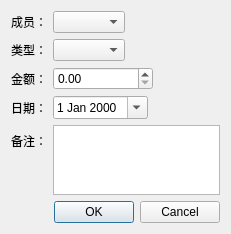
<?xml version="1.0" encoding="UTF-8"?>
<ui version="4.0">
 <class>Dialog</class>
 <widget class="QDialog" name="Dialog">
  <property name="geometry">
   <rect>
    <x>0</x>
    <y>0</y>
    <width>231</width>
    <height>224</height>
   </rect>
  </property>
  <property name="windowTitle">
   <string>记一笔帐</string>
  </property>
  <layout class="QVBoxLayout" name="verticalLayout">
   <item>
    <layout class="QFormLayout" name="formLayout">
     <item row="0" column="0">
      <widget class="QLabel" name="label">
       <property name="text">
        <string>成员：</string>
       </property>
      </widget>
     </item>
     <item row="0" column="1">
      <widget class="QComboBox" name="mbrCBox">
       <property name="sizePolicy">
        <sizepolicy hsizetype="Fixed" vsizetype="Fixed">
         <horstretch>0</horstretch>
         <verstretch>0</verstretch>
        </sizepolicy>
       </property>
      </widget>
     </item>
     <item row="1" column="0">
      <widget class="QLabel" name="label_2">
       <property name="text">
        <string>类型：</string>
       </property>
      </widget>
     </item>
     <item row="1" column="1">
      <widget class="QComboBox" name="typeCBox">
       <property name="sizePolicy">
        <sizepolicy hsizetype="Fixed" vsizetype="Fixed">
         <horstretch>0</horstretch>
         <verstretch>0</verstretch>
        </sizepolicy>
       </property>
      </widget>
     </item>
     <item row="2" column="0">
      <widget class="QLabel" name="label_3">
       <property name="text">
        <string>金额：</string>
       </property>
      </widget>
     </item>
     <item row="2" column="1">
      <widget class="QDoubleSpinBox" name="amountSpinBox">
       <property name="sizePolicy">
        <sizepolicy hsizetype="Preferred" vsizetype="Fixed">
         <horstretch>0</horstretch>
         <verstretch>0</verstretch>
        </sizepolicy>
       </property>
       <property name="maximumSize">
        <size>
         <width>100</width>
         <height>16777215</height>
        </size>
       </property>
       <property name="wrapping">
        <bool>false</bool>
       </property>
       <property name="buttonSymbols">
        <enum>QAbstractSpinBox::UpDownArrows</enum>
       </property>
       <property name="accelerated">
        <bool>true</bool>
       </property>
       <property name="maximum">
        <double>99999.990000000005239</double>
       </property>
      </widget>
     </item>
     <item row="3" column="0">
      <widget class="QLabel" name="label_4">
       <property name="text">
        <string>日期：</string>
       </property>
      </widget>
     </item>
     <item row="3" column="1">
      <widget class="QDateEdit" name="dateEdit">
       <property name="sizePolicy">
        <sizepolicy hsizetype="Fixed" vsizetype="Fixed">
         <horstretch>0</horstretch>
         <verstretch>0</verstretch>
        </sizepolicy>
       </property>
       <property name="calendarPopup">
        <bool>true</bool>
       </property>
      </widget>
     </item>
     <item row="4" column="0">
      <widget class="QLabel" name="label_5">
       <property name="text">
        <string>备注：</string>
       </property>
      </widget>
     </item>
     <item row="4" column="1">
      <widget class="QPlainTextEdit" name="infoTextEdit"/>
     </item>
    </layout>
   </item>
   <item>
    <widget class="QDialogButtonBox" name="buttonBox">
     <property name="orientation">
      <enum>Qt::Horizontal</enum>
     </property>
     <property name="standardButtons">
      <set>QDialogButtonBox::Cancel|QDialogButtonBox::Ok</set>
     </property>
    </widget>
   </item>
  </layout>
 </widget>
 <resources/>
 <connections>
  <connection>
   <sender>buttonBox</sender>
   <signal>accepted()</signal>
   <receiver>Dialog</receiver>
   <slot>accept()</slot>
   <hints>
    <hint type="sourcelabel">
     <x>248</x>
     <y>254</y>
    </hint>
    <hint type="destinationlabel">
     <x>157</x>
     <y>274</y>
    </hint>
   </hints>
  </connection>
  <connection>
   <sender>buttonBox</sender>
   <signal>rejected()</signal>
   <receiver>Dialog</receiver>
   <slot>reject()</slot>
   <hints>
    <hint type="sourcelabel">
     <x>316</x>
     <y>260</y>
    </hint>
    <hint type="destinationlabel">
     <x>286</x>
     <y>274</y>
    </hint>
   </hints>
  </connection>
 </connections>
</ui>
